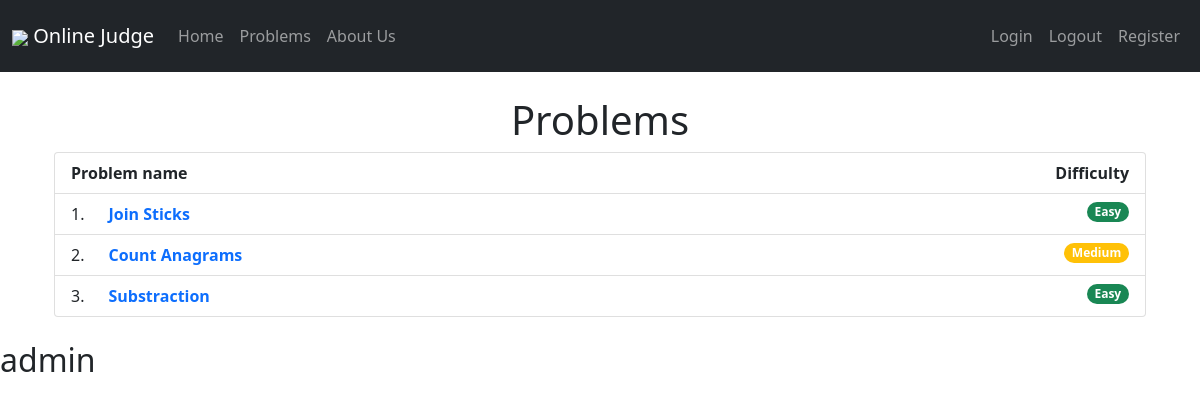
Page /judge/problems/ (signed in) on the earlier database version.
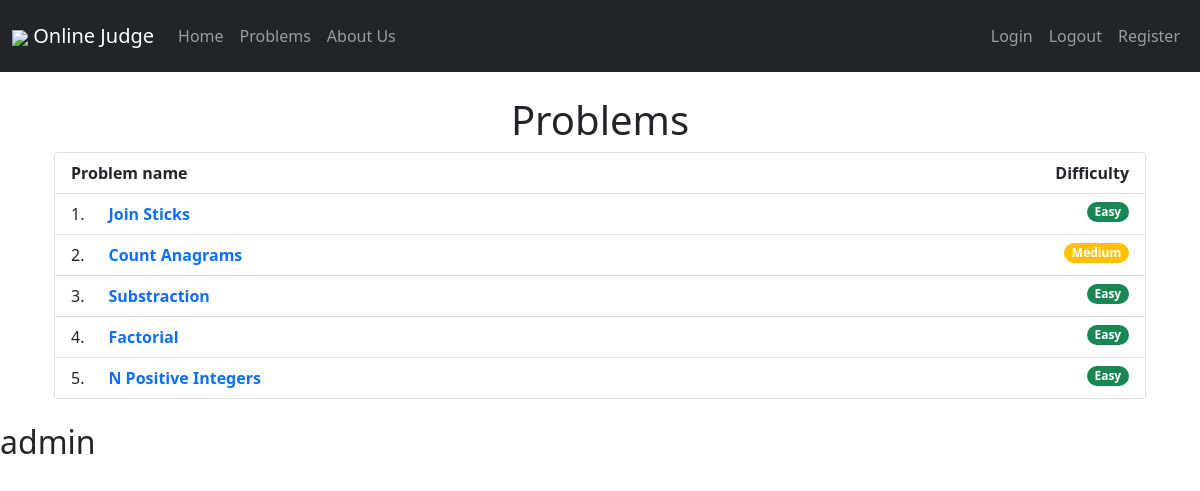
Same page on the later database version.
### judge/models.py (models this page shows, shortened)
class Problem(models.Model):
    Difficulty_choices = (
    ('difficult' , 'difficult'),
    ('medium' , 'medium'),
    ('easy' , 'easy'),
    )
    problem_name = models.CharField(max_length=50)
    problem_desc = models.TextField()
    problem_difficulty = models.CharField(max_length=10, choices=Difficulty_choices)

### judge/views.py (the view)
# urls.py: path('problems/' , views.problems , name="problems"),
def problems(request):
    if request.user.is_authenticated :
        problems = Problem.objects.all()
        return render(request , 'problems.html' , { 'problems' : problems})
    else:
        messages.success(request , "Please login to solve problems!!", extra_tags='alert alert-info')
        return HttpResponseRedirect('/judge/login')

### templates/problems.html (shortened to what this page needs)
{% extends 'base.html' %}
{% block body %}
{% include 'navbar.html' %}
{% if request.user.is_authenticated %}
<div class="container p-4">
  <h1 class="text-center">Problems</h1>
  <ol class="list-group list-group-numbered">
    {% if problems %}
    <div class="d-flex justify-content-between list-group-item">
      <div class="fw-bold">Problem name</div>
      <span class="fw-bold">Difficulty</span>
    </div>
    {% for problem in problems %}
    <li class="list-group-item list-group-item-action d-flex justify-content-around align-items-start">
      <div class="ms-2 me-auto">
        <a href="{% url 'judge:problem' problem.id %}" class=" fw-bolder text-decoration-none text-capitalize p-3">
          {{problem.problem_name}}
        </a>
      </div>
      {% if problem.problem_difficulty == 'easy' %}
      <span class="badge rounded-pill bg-success">Easy</span>
      {% endif %}
      {% if problem.problem_difficulty == 'medium' %}
      <span class="badge rounded-pill bg-warning">Medium</span>
      {% endif %}
      {% endfor %}
    </li>
  </ol>
  {% else %}
  <div class="alert alert-danger" role="alert">
    Sorry , there are no Problems available.
  </div>
  {% endif %}
</div>
{% endif %}
<h2>{{request.user.username}}</h2>
{% endblock body %}

Differences in the rows shown:
added Problem: problem_name "Factorial", problem_difficulty "Easy"
added Problem: problem_name "N Positive Integers", problem_difficulty "Easy"
